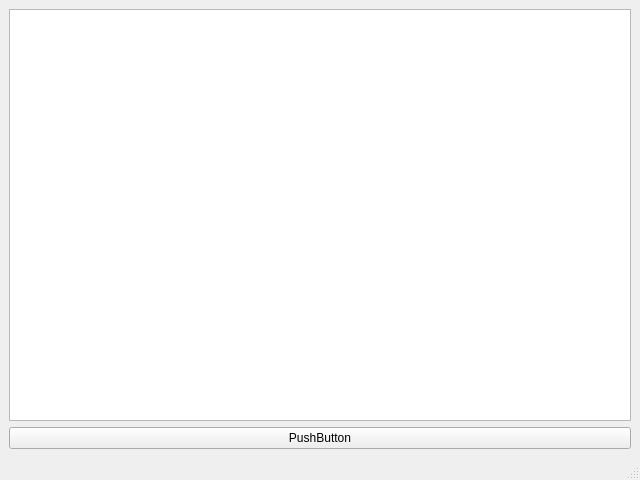
<?xml version="1.0" encoding="UTF-8"?>
<ui version="4.0">
 <class>MainWindow</class>
 <widget class="QMainWindow" name="MainWindow">
  <property name="geometry">
   <rect>
    <x>0</x>
    <y>0</y>
    <width>640</width>
    <height>480</height>
   </rect>
  </property>
  <property name="windowTitle">
   <string>MainWindow</string>
  </property>
  <widget class="QWidget" name="centralwidget">
   <layout class="QVBoxLayout" name="verticalLayout">
    <item>
     <widget class="QTextEdit" name="myTextEdit"/>
    </item>
    <item>
     <widget class="QPushButton" name="myButton">
      <property name="text">
       <string>PushButton</string>
      </property>
     </widget>
    </item>
   </layout>
  </widget>
  <widget class="QMenuBar" name="menubar">
   <property name="geometry">
    <rect>
     <x>0</x>
     <y>0</y>
     <width>640</width>
     <height>22</height>
    </rect>
   </property>
  </widget>
  <widget class="QStatusBar" name="statusbar"/>
 </widget>
 <resources/>
 <connections/>
</ui>
